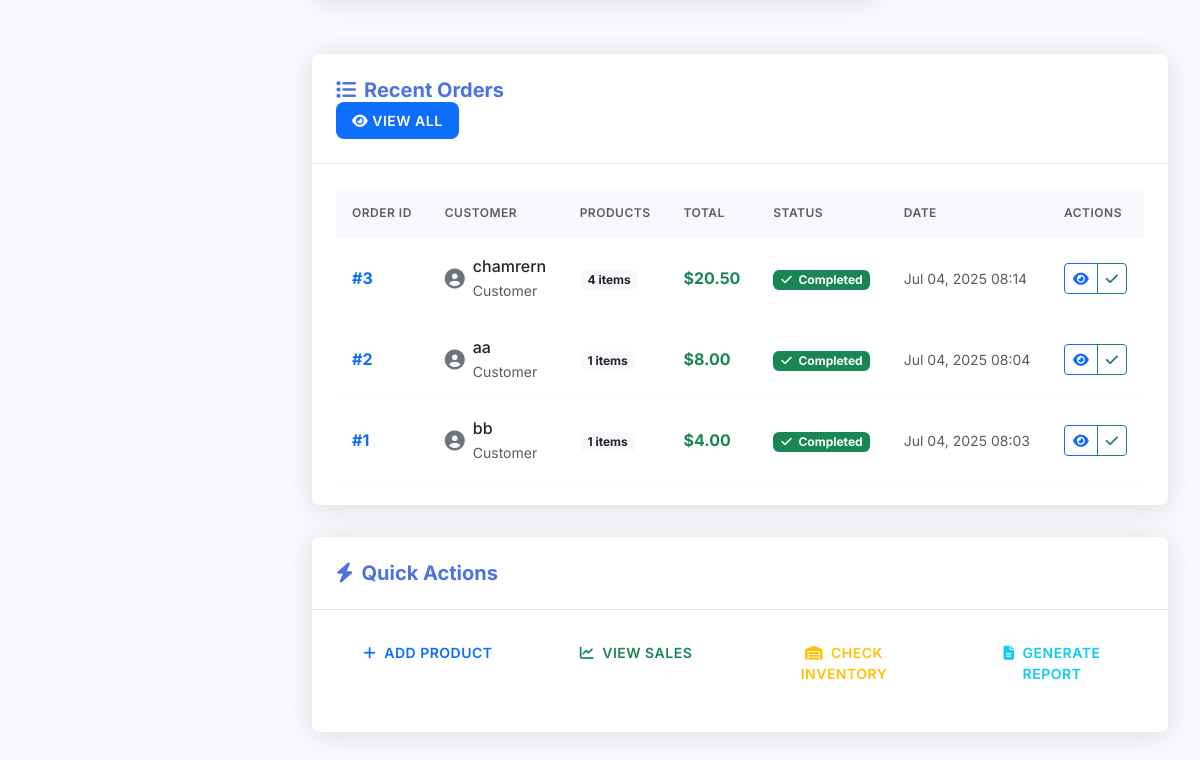
/admin/index.php (signed in, lower part), run on an earlier commit of the app's database.
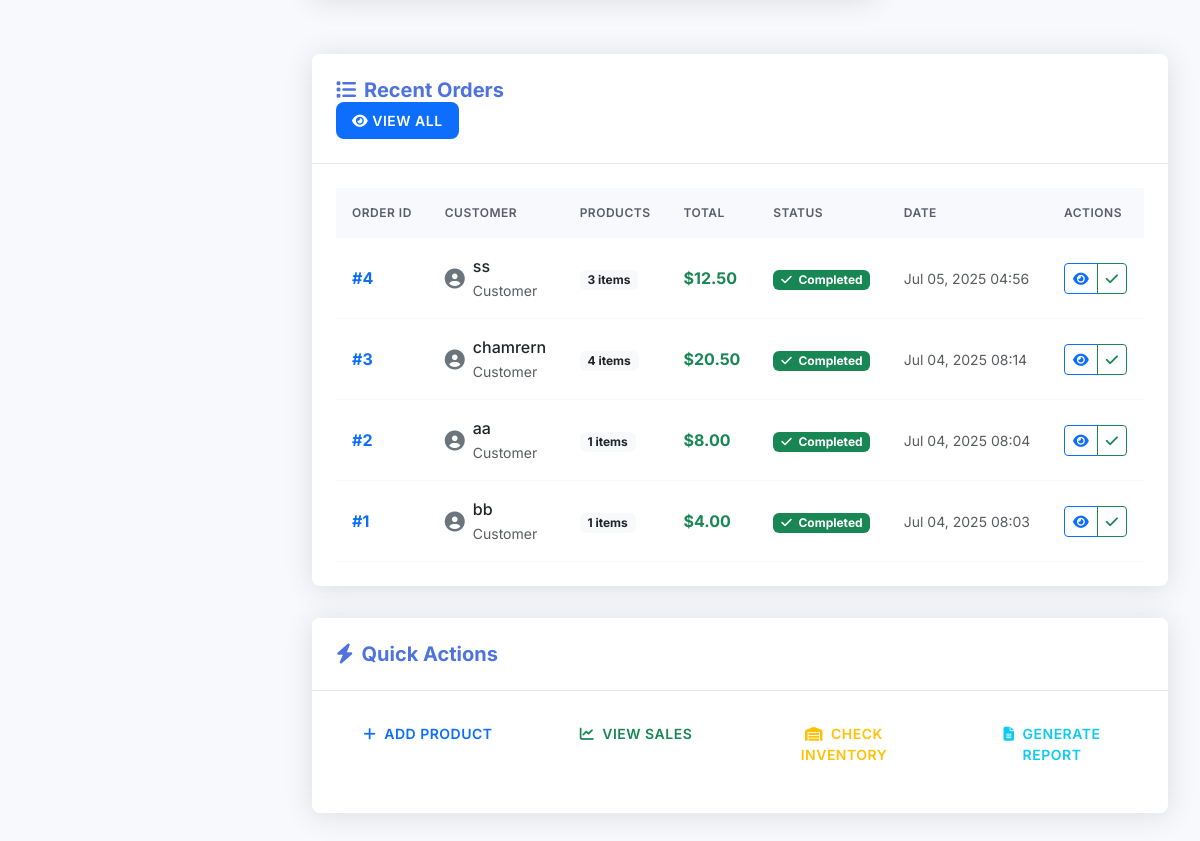
And on a later commit of the database.
### tables this page shows
CREATE TABLE IF NOT EXISTS `orders` (
  `id` int(11) NOT NULL AUTO_INCREMENT,
  `customer_name` varchar(100) DEFAULT NULL,
  `customer_email` varchar(100) DEFAULT NULL,
  `total_amount` decimal(10,2) NOT NULL,
  `subtotal` decimal(10,2) DEFAULT '0.00',
  `tax_amount` decimal(10,2) DEFAULT '0.00',
  `discount_amount` decimal(10,2) DEFAULT '0.00',
  `journal_entry_id` int(11) DEFAULT NULL,
  `status` enum('pending','completed','cancelled') DEFAULT 'pending',
  `payment_method` varchar(50) DEFAULT NULL,
  `created_at` timestamp NULL DEFAULT CURRENT_TIMESTAMP,
  `updated_at` timestamp NULL DEFAULT CURRENT_TIMESTAMP ON UPDATE CURRENT_TIMESTAMP,
  PRIMARY KEY (`id`)
);

### includes/auth.php (called while the page is built, shortened)
<?php
function getDashboardStats()
{
      $pdo = getDBConnection();
      $stats = [];
      $stmt = $pdo->prepare("SELECT COALESCE(SUM(total_amount), 0) as today_sales FROM orders WHERE DATE(created_at) = CURDATE() AND status = 'completed'");
      $stmt->execute();
      $stats['today_sales'] = $stmt->fetchColumn();
      $stmt = $pdo->prepare("SELECT COUNT(*) as today_orders FROM orders WHERE DATE(created_at) = CURDATE()");
      $stmt->execute();
      $stats['today_orders'] = $stmt->fetchColumn();
      $stmt = $pdo->prepare("SELECT COUNT(*) as total_products FROM products");
      $stmt->execute();
      $stats['total_products'] = $stmt->fetchColumn();
      $stmt = $pdo->prepare("SELECT COUNT(*) as low_stock_items FROM products WHERE stock_quantity < 10");
      $stmt->execute();
      $stats['low_stock_items'] = $stmt->fetchColumn();
      $stmt = $pdo->prepare("
        SELECT o.*, COUNT(oi.id) as product_count
        FROM orders o
        LEFT JOIN order_items oi ON o.id = oi.order_id
        GROUP BY o.id
        ORDER BY o.created_at DESC
        LIMIT 10
    ");
      $stmt->execute();
      $stats['recent_orders'] = $stmt->fetchAll(PDO::FETCH_ASSOC);
      return $stats;
}

### admin/index.php (the view, shortened to what the changed rows need)
<?php
require_once '../includes/auth.php';
$stats = getDashboardStats();
?>
<!DOCTYPE html>
<html lang="en">
<head>
      <link href="https://cdn.jsdelivr.net/npm/bootstrap@5.3.0/dist/css/bootstrap.min.css" rel="stylesheet">
      <link rel="stylesheet" href="https://cdnjs.cloudflare.com/ajax/libs/font-awesome/6.4.0/css/all.min.css">
      <link rel="stylesheet" href="assets/css/admin.css">
</head>
<body>
      <div class="admin-layout">
            <div class="admin-main">
                  <div class="admin-content">
                        <div class="row">
                              <div class="col-12">
                                    <div class="content-card">
                                          <div class="content-card-body">
                                                <div class="table-responsive">
                                                      <table class="table table-modern" id="recentOrdersTable">
                                                            <thead>
                                                                  <tr>
                                                                        <th>Order ID</th>
                                                                        <th>Customer</th>
                                                                        <th>Products</th>
                                                                        <th>Total</th>
                                                                        <th>Status</th>
                                                                        <th>Date</th>
                                                                        <th>Actions</th>
                                                                  </tr>
                                                            </thead>
                                                            <tbody>
                                                                  <?php foreach ($stats['recent_orders'] as $order): ?>
                                                                        <tr>
                                                                              <td>
                                                                                    <span class="fw-bold text-primary">#<?php echo $order['id']; ?></span>
                                                                              </td>
                                                                              <td>
                                                                                    <div class="d-flex align-items-center">
                                                                                          <div class="avatar-sm me-2">
                                                                                                <i class="fas fa-user-circle fa-lg text-secondary"></i>
                                                                                          </div>
                                                                                          <div>
                                                                                                <div class="fw-medium"><?php echo $order['customer_name']; ?></div>
                                                                                                <small class="text-muted">Customer</small>
                                                                                          </div>
                                                                                    </div>
                                                                              </td>
                                                                              <td>
                                                                                    <span class="badge bg-light text-dark"><?php echo $order['product_count']; ?> items</span>
                                                                              </td>
                                                                              <td>
                                                                                    <span class="fw-bold text-success">$<?php echo number_format($order['total_amount'], 2); ?></span>
                                                                              </td>
                                                                              <td>
                                                                                    <span class="badge bg-<?php echo $order['status'] == 'completed' ? 'success' : 'warning'; ?>">
                                                                                          <i class="fas fa-<?php echo $order['status'] == 'completed' ? 'check' : 'clock'; ?> me-1"></i>
                                                                                          <?php echo ucfirst($order['status']); ?>
                                                                                    </span>
                                                                              </td>
                                                                              <td>
                                                                                    <small class="text-muted"><?php echo date('M d, Y H:i', strtotime($order['created_at'])); ?></small>
                                                                              </td>
                                                                              <td>
                                                                                    <div class="btn-group btn-group-sm">
                                                                                          <button class="btn btn-outline-primary" title="View Details">
                                                                                                <i class="fas fa-eye"></i>
                                                                                          </button>
                                                                                          <button class="btn btn-outline-success" title="Mark Complete">
                                                                                                <i class="fas fa-check"></i>
                                                                                          </button>
                                                                                    </div>
                                                                              </td>
                                                                        </tr>
                                                                  <?php endforeach; ?>
                                                            </tbody>
                                                      </table>
                                                </div>
                                          </div>
                                    </div>
                              </div>
                        </div>
                  </div>
            </div>
      </div>
</body>
</html>

What changed in the data, as far as the page shows it:
added orders: id "4", customer_name "ss", product_count "3", total_amount "12.50", status "Completed", created_at "Jul 05, 2025 04:56"
